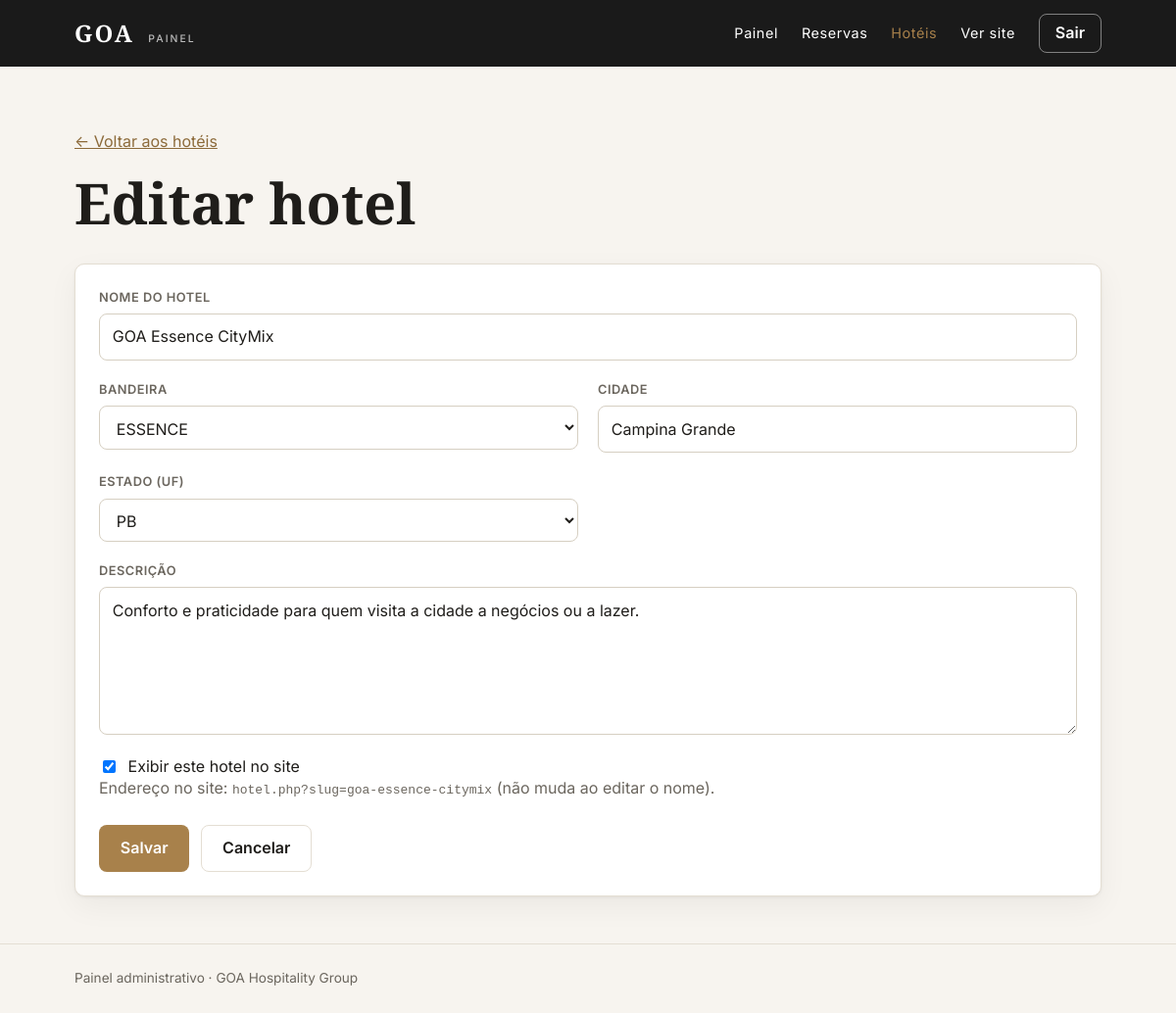
The page /public/admin/hotel_form.php?id=2 (signed in) on the database its author committed.
### tables this page shows
CREATE TABLE IF NOT EXISTS hoteis (
  id          INT UNSIGNED NOT NULL AUTO_INCREMENT,
  nome        VARCHAR(120) NOT NULL,
  slug        VARCHAR(140) NOT NULL,               
  bandeira    VARCHAR(30)  NOT NULL,               
  cidade      VARCHAR(80)  NOT NULL,
  uf          CHAR(2)      NOT NULL,
  descricao   TEXT         NULL,
  imagem      VARCHAR(255) NULL,                   
  ativo       TINYINT(1)   NOT NULL DEFAULT 1,     
  created_at  TIMESTAMP    NOT NULL DEFAULT CURRENT_TIMESTAMP,
  PRIMARY KEY (id),
  UNIQUE KEY uq_hoteis_slug (slug)
);

### includes/funcoes.php (called while the page is built, shortened)
<?php
function e(?string $texto): string
{
    return htmlspecialchars($texto ?? '', ENT_QUOTES, 'UTF-8');
}
function url(string $caminho = ''): string
{
    return BASE_URL . '/' . ltrim($caminho, '/');
}

### includes/reservas.php (called while the page is built, shortened)
<?php
function inteiroDe(array $entrada, string $campo, int $padrao): int
{
    $v = $entrada[$campo];
    return is_string($v) && ctype_digit($v) ? (int) $v : -1;
}

### includes/admin_hoteis.php (called while the page is built, shortened)
<?php
function buscarHotel(PDO $pdo, int $id): ?array
{
    $stmt = $pdo->prepare('SELECT * FROM hoteis WHERE id = :id');
    $stmt->execute(['id' => $id]);
    return $stmt->fetch() ?: null;
}

### public/admin/hotel_form.php (the view, shortened to what this page needs)
<?php
require __DIR__ . '/../../includes/funcoes.php';
require __DIR__ . '/../../includes/reservas.php';
require __DIR__ . '/../../includes/admin_hoteis.php';
$editando = isset($_GET['id']);
$id       = $editando ? inteiroDe($_GET, 'id', 0) : 0;
$hotel    = $editando && $id > 0 ? buscarHotel($pdo, $id) : null;
    ?>
    <?php
if ($_SERVER['REQUEST_METHOD'] === 'POST') {
    exigirCsrf();
    $dados = lerHotelForm($_POST);
    $erros = validarHotel($dados);
    if (empty($erros)) {
        $resultado = $editando ? atualizarHotel($pdo, $id, $dados) : criarHotel($pdo, $dados);
        if ($resultado['ok']) {
            definirAviso('sucesso', $resultado['msg']);
            redirecionar('admin/hoteis.php');
        }
        $erros[] = $resultado['msg'];
    }
} elseif ($editando) {
    $dados = [
        'nome'      => $hotel['nome'],
        'bandeira'  => $hotel['bandeira'],
        'cidade'    => $hotel['cidade'],
        'uf'        => $hotel['uf'],
        'descricao' => (string) $hotel['descricao'],
        'ativo'     => (int) $hotel['ativo'],
    ];
} else {
    $dados = ['nome' => '', 'bandeira' => '', 'cidade' => '', 'uf' => '', 'descricao' => '', 'ativo' => 1];
}
$titulo      = $editando ? 'Editar hotel' : 'Novo hotel';
$acao        = url('admin/hotel_form.php') . ($editando ? '?id=' . $id : '');
require __DIR__ . '/../../includes/admin_header.php';
?>
<section class="container secao">
  <p><a href="<?= url('admin/hoteis.php') ?>">&larr; Voltar aos hotéis</a></p>
  <h1><?= e($titulo) ?></h1>
  <div class="cartao cartao--reserva">
    <form method="post" action="<?= e($acao) ?>">
      <div class="grade-form">
        <div class="campo campo--cheio">
          <label for="nome">Nome do hotel</label>
          <input type="text" id="nome" name="nome" maxlength="120" required autofocus
                 value="<?= e($dados['nome']) ?>">
        </div>
        <div class="campo">
          <label for="bandeira">Bandeira</label>
          <select id="bandeira" name="bandeira" required>
            <?php foreach (BANDEIRAS as $b): ?>
              <option value="<?= e($b) ?>"<?= $dados['bandeira'] === $b ? ' selected' : '' ?>><?= e($b) ?></option>
            <?php endforeach; ?>
          </select>
        </div>
        <div class="campo">
          <label for="cidade">Cidade</label>
          <input type="text" id="cidade" name="cidade" maxlength="80" required
                 value="<?= e($dados['cidade']) ?>">
        </div>
        <div class="campo">
          <label for="uf">Estado (UF)</label>
          <select id="uf" name="uf" required>
            <?php foreach (UFS as $uf): ?>
              <option value="<?= e($uf) ?>"<?= $dados['uf'] === $uf ? ' selected' : '' ?>><?= e($uf) ?></option>
            <?php endforeach; ?>
          </select>
        </div>
        <div class="campo campo--cheio">
          <label for="descricao">Descrição</label>
          <textarea id="descricao" name="descricao" rows="5" maxlength="2000"><?= e($dados['descricao']) ?></textarea>
        </div>
        <div class="campo campo--cheio">
          <label class="check">
            <input type="checkbox" name="ativo" value="1"<?= $dados['ativo'] ? ' checked' : '' ?>>
            Exibir este hotel no site
          </label>
        </div>
      </div>
      <?php if ($editando): ?>
        <p class="subtitulo">Endereço no site: <code>hotel.php?slug=<?= e($hotel['slug']) ?></code> (não muda ao editar o nome).</p>
      <?php endif; ?>
      <div class="form-acoes">
        <button type="submit" class="btn btn--destaque">Salvar</button>
        <a class="btn btn--contorno" href="<?= url('admin/hoteis.php') ?>">Cancelar</a>
      </div>
    </form>
  </div>
</section>
<?php
require __DIR__ . '/../../includes/admin_footer.php';

### public/css/style.css (style rules this page uses)
:root { --cor-fundo: #f7f4ef; --cor-card: #ffffff; --cor-texto: #1f1d1a; --cor-texto-suave: #6b665e; --cor-borda: #e4ded3; --cor-escura: #1a1a1a; --cor-destaque: #a8814b; --cor-destaque-escura: #8c6a3a; --cor-perigo: #b42318; --cor-sucesso: #1d6b45; --fonte-titulo: "Cormorant Garamond", Georgia, serif; --fonte-texto: "Inter", system-ui, -apple-system, "Segoe UI", Roboto, sans-serif; --raio: 10px; --sombra: 0 1px 3px rgba(0, 0, 0, 0.06), 0 10px 30px rgba(0, 0, 0, 0.05); }
*, *::before, *::after { box-sizing: border-box; }
body { margin: 0; min-height: 100vh; display: flex; flex-direction: column; font-family: var(--fonte-texto); color: var(--cor-texto); background: var(--cor-fundo); line-height: 1.6; }
h1, h2, h3 { margin: 0 0 0.5em; font-family: var(--fonte-titulo); font-weight: 600; line-height: 1.15; }
h1 { font-size: clamp(2.2rem, 5vw, 3.6rem); }
a { color: var(--cor-destaque-escura); }
.container { width: 100%; max-width: 1080px; margin: 0 auto; padding: 0 1rem; }
.secao { padding-top: 3rem; padding-bottom: 3rem; }
.btn { display: inline-flex; align-items: center; justify-content: center; padding: 0.65rem 1.3rem; border: 1px solid transparent; border-radius: 8px; font: inherit; font-weight: 600; text-decoration: none; cursor: pointer; transition: background 0.15s, border-color 0.15s, color 0.15s; }
.btn--destaque { background: var(--cor-destaque); color: #fff !important; }
.btn--contorno { background: transparent; color: var(--cor-texto); border-color: var(--cor-borda); }
.cartao { background: var(--cor-card); border: 1px solid var(--cor-borda); border-radius: var(--raio); box-shadow: var(--sombra); padding: 1.5rem; }
.subtitulo { color: var(--cor-texto-suave); margin-top: -0.25em; }
.campo { display: flex; flex-direction: column; gap: 0.35rem; }
.campo label { font-size: 0.8rem; font-weight: 600; letter-spacing: 0.04em; text-transform: uppercase; color: var(--cor-texto-suave); }
.campo input, .campo select, .campo textarea { width: 100%; padding: 0.65rem 0.8rem; border: 1px solid #d6cfc2; border-radius: 8px; font: inherit; color: var(--cor-texto); background: #fff; transition: border-color 0.15s, box-shadow 0.15s; }
.cartao--reserva { margin-top: 1.5rem; }
.grade-form { display: grid; grid-template-columns: 1fr 1fr; gap: 1.25rem; }
.campo--cheio { grid-column: 1 / -1; }
.form-acoes { display: flex; flex-wrap: wrap; gap: 0.75rem; margin-top: 1.5rem; }
.campo .check { display: flex; align-items: center; gap: 0.6rem; font-size: 1rem; font-weight: 400; letter-spacing: normal; text-transform: none; color: var(--cor-texto); cursor: pointer; }
.campo .check input { width: auto; padding: 0; }
.campo { min-width: 0; }
.campo input, .campo select, .campo textarea { min-width: 0; }

### rows shown on the page
hoteis: nome "GOA Essence CityMix", cidade "Campina Grande", descricao "Conforto e praticidade para quem visita a cidade a negócios ou a lazer.", ativo "☑", slug "goa-essence-citymix"

### other values the page prints
$texto "Painel"
$texto "Reservas"
$texto "Hotéis"
$titulo "Editar hotel"
APP_NAME "GOA Hospitality Group"
form field bandeira "ESSENCE"
form field uf "PB"
